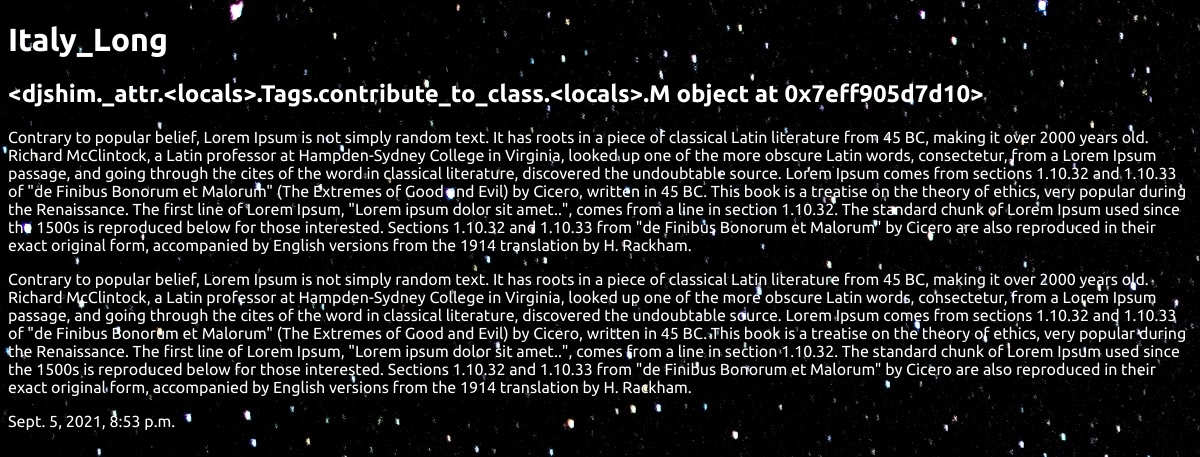
/pins/italy_long/, run on the app's committed database.
### pins/models.py (models this page shows, shortened)
class Pins(models.Model):
    name = models.CharField(max_length=100, blank=False)
    slug = models.SlugField()
    tags = TaggableManager()
    pin = models.TextField()
    notes = models.TextField()
    date_created = models.DateTimeField(auto_now_add=True)
    class Meta:
        verbose_name_plural = "Pins"

### pins/views.py (the view)
# urls.py: path('<slug:slug>/', views.pin_detail, name='pin_detail')
def pin_detail(request, slug):
    pin = Pins.objects.get(slug=slug)
    return render(request, 'pins/pin_detail.html', { 'pin':pin })

### pins/templates/pins/pin_detail.html (shortened to what this page needs)
{% extends 'pins/base.html' %}
{% block content %}
<div class="pin-detail">
    <div class="pin">
    <h1>{{ pin.name }}</h1>
    <h2>{{ pin.tags }}</h2>
    <p>{{ pin.pin }}</p>
    <p>{{ pin.notes }}</p>
    <p>{{ pin.date_created }}</p>
    </div>
</div>
{% endblock content %}

### pins/static/pins/index.css (style rules this page uses)
body { background: rgb(175, 175, 226); background-image: url(/static/stars.jpg); background-repeat: no-repeat; color: #fff; font-family: ubuntu; }

### data on the page
Pins: name "Italy_Long", tags "<djshim._attr.<locals>.Tags.contribute_to_class.<locals>.M object at 0x7eff905d7d10>", pin "Contrary to popular belief, Lorem Ipsum is not simply random text. It has roots in a piece of classical Latin literature from 45 BC, making it over 2000 years old. Richard McClintock, a Latin professor at Hampden-Sydney College in Virginia, looked up one of the more obscure Latin words, consectetur, from a Lorem Ipsum passage, and going through the cites of the word in classical literature, discovered the undoubtable source. Lorem Ipsum comes from sections 1.10.32 and 1.10.33 of \"de Finibus Bonorum et Malorum\" (The Extremes of Good and Evil) by Cicero, written in 45 BC. This book is a treatise on the theory of ethics, very popular during the Renaissance. The first line of Lorem Ipsum,…", notes "Contrary to popular belief, Lorem Ipsum is not simply random text. It has roots in a piece of classical Latin literature from 45 BC, making it over 2000 years old. Richard McClintock, a Latin professor at Hampden-Sydney College in Virginia, looked up one of the more obscure Latin words, consectetur, from a Lorem Ipsum passage, and going through the cites of the word in classical literature, discovered the undoubtable source. Lorem Ipsum comes from sections 1.10.32 and 1.10.33 of \"de Finibus Bonorum et Malorum\" (The Extremes of Good and Evil) by Cicero, written in 45 BC. This book is a treatise on the theory of ethics, very popular during the Renaissance. The first line of Lorem Ipsum,…", date_created "Sept. 5, 2021, 8:53 p.m."
